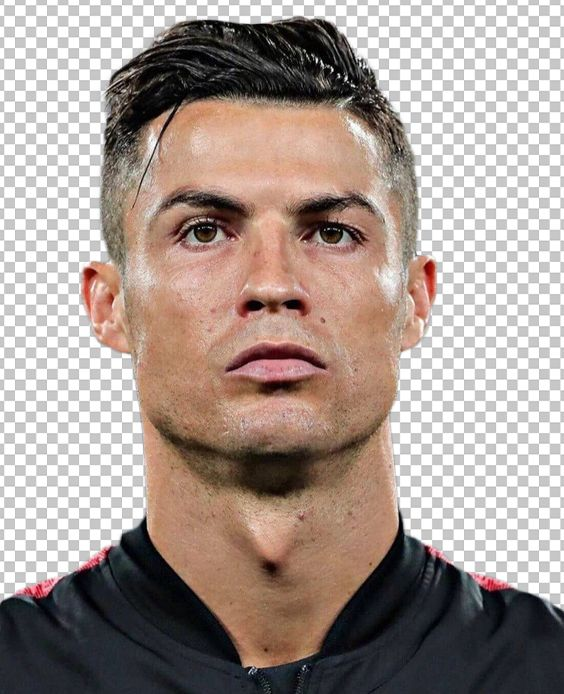
#> input picture Week 3 (Final Exam)/ronaldo2.jpg, 564 x 694 px
$ python Ex2_2.py
#> lines starting #> are read from the running program, lines starting #| are printed output that depends on the picture; pictures that were not available may be replaced by others from this repository, and a replacement may not be noted
import cv2
import numpy as np

# Load the image of Ronaldo's face
face_img = cv2.imread('ronaldo2.jpg')
#> face_img is the input picture: shape (694, 564, 3); mean B, G, R 145.5, 152.1, 166.1

# Resize the image to half its original size
resized_face_img = cv2.resize(face_img, None, fx=0.5, fy=0.5)

# Load the video
video_path = 'ronaldo_video4.mp4'
cap = cv2.VideoCapture(video_path)

# Get the original video width and height
original_width = int(cap.get(cv2.CAP_PROP_FRAME_WIDTH))
original_height = int(cap.get(cv2.CAP_PROP_FRAME_HEIGHT))

# Calculate the new width and height for resizing (half the original size)
new_width = original_width // 2
new_height = original_height // 2

# Initiate ORB detector
orb = cv2.ORB_create()

# Find the keypoints and descriptors of Ronaldo's face
face_keypoints, face_descriptors = orb.detectAndCompute(resized_face_img, None)
#> face_keypoints = 484 keypoints; strongest (x, y, size): (203, 266, 31), (44, 136, 37.2), (61, 267, 31), (71, 263, 64.3)

# Convert descriptors to float32
face_descriptors = face_descriptors.astype(np.float32)

# FLANN parameters
FLANN_INDEX_KDTREE = 1
index_params = dict(algorithm=FLANN_INDEX_KDTREE, trees=5)
search_params = dict(checks=50)  # or pass empty dictionary
flann = cv2.FlannBasedMatcher(index_params, search_params)

# Process each frame of the video
while True:
    ret, frame = cap.read()
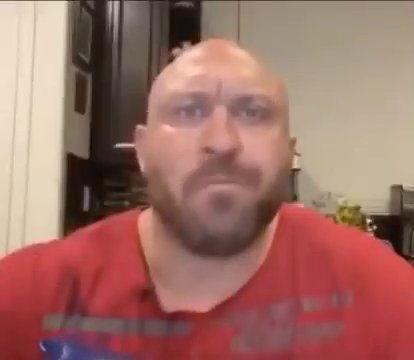
#> input picture frame 39 of Week 1/video.mp4, 414 x 360 px, given in place of ronaldo_video4.mp4, which was not available
#> frame is the input picture: shape (360, 414, 3); mean B, G, R 101.4, 110.6, 158.2
    if not ret:
        break

    # Resize the frame to half its original size
    resized_frame = cv2.resize(frame, (new_width, new_height))

    # Convert the resized frame to grayscale
    gray_frame = cv2.cvtColor(resized_frame, cv2.COLOR_BGR2GRAY)
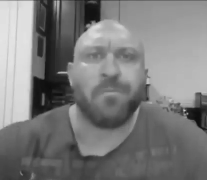
#> gray_frame: shape (180, 207); min 12, max 230, mean 123.8

    # Find the keypoints and descriptors of the frame
    frame_keypoints, frame_descriptors = orb.detectAndCompute(gray_frame, None)
#> frame_keypoints = 169 keypoints; strongest (x, y, size): (147, 83, 31), (148, 85, 31), (66, 75, 31), (66, 76, 44.6)

    # Convert descriptors to float32
    frame_descriptors = frame_descriptors.astype(np.float32)

    # Match descriptors of Ronaldo's face with frame descriptors
    matches = flann.knnMatch(face_descriptors, frame_descriptors, k=2)
#> matches = 484 matches

    # Apply ratio test as per Lowe's paper
    good_matches = []
    for m, n in matches:
        if m.distance < 0.8 * n.distance:
            good_matches.append(m)
#> after the loop, good_matches = 20 matches

    # Draw matches on the frame
    matched_frame = cv2.drawMatches(resized_face_img, face_keypoints, resized_frame, frame_keypoints,
                                    good_matches, None, flags=cv2.DrawMatchesFlags_NOT_DRAW_SINGLE_POINTS)
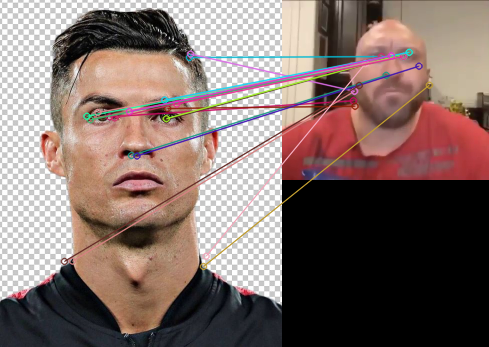
#> matched_frame: shape (347, 489, 3); mean B, G, R 106, 111.1, 129.8

    # Display the frame with matches
    cv2.imshow('Matches', matched_frame)
    if cv2.waitKey(1) & 0xFF == ord('q'):
#> (key q is pressed here)
        break

# Release the video capture and close all windows
cap.release()
cv2.destroyAllWindows()
